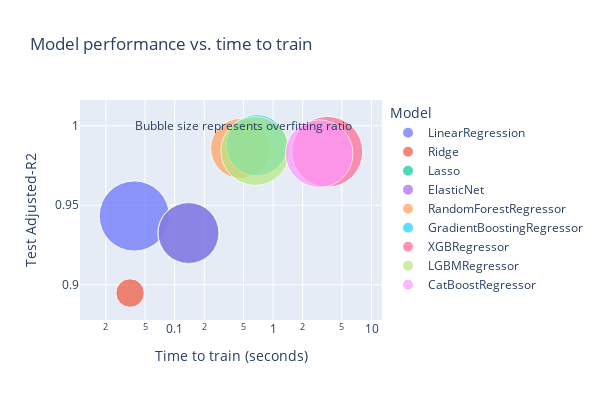

The notebook cell saved with this chart:
### Markdown cell above
##### Comparing the performance of the models

### Code cell
model_metrics['Overfitting Ratio'] = 1 - (model_metrics['R2_test'] / model_metrics['R2_train'])

fig = px.scatter(model_metrics, x="train_time", y="score_test", size="Overfitting Ratio", color="model_name",
                    hover_name="model_name", log_x=True, size_max=50,
                    width=600, height=400, title='Model performance vs. time to train')
fig.update_layout(
    xaxis_title="Time to train (seconds)",
    yaxis_title="Test Adjusted-R2",
    legend_title="Model"
)
fig.add_annotation(
    x=-0.3,
    y=1,
    text="Bubble size represents overfitting ratio",
    showarrow=False
)
fig.write_image("images/ModelPerf.png")
fig.show()

### Figure 1 — Plotly figure (JSON) as saved in the notebook; plotly's stock layout.template omitted (floating-point values rounded to 4 significant figures)
{"data": [{"hovertemplate": "<b>%{hovertext}</b><br><br>model_name=LinearRegression<br>train_time=%{x}<br>score_test=%{y}<br>Overfitting Ratio=%{marker.size}<extra></extra>", "hovertext": ["LinearRegression"], "legendgroup": "LinearRegression", "marker": {"color": "#636efa", "size": [0.01607], "sizemode": "area", "sizeref": 6.535e-06, "symbol": "circle"}, "mode": "markers", "name": "LinearRegression", "orientation": "v", "showlegend": true, "type": "scatter", "x": [0.0389], "xaxis": "x", "y": [0.9433], "yaxis": "y"}, {"hovertemplate": "<b>%{hovertext}</b><br><br>model_name=Ridge<br>train_time=%{x}<br>score_test=%{y}<br>Overfitting Ratio=%{marker.size}<extra></extra>", "hovertext": ["Ridge"], "legendgroup": "Ridge", "marker": {"color": "#EF553B", "size": [0.002661], "sizemode": "area", "sizeref": 6.535e-06, "symbol": "circle"}, "mode": "markers", "name": "Ridge", "orientation": "v", "showlegend": true, "type": "scatter", "x": [0.03523], "xaxis": "x", "y": [0.8948], "yaxis": "y"}, {"hovertemplate": "<b>%{hovertext}</b><br><br>model_name=Lasso<br>train_time=%{x}<br>score_test=%{y}<br>Overfitting Ratio=%{marker.size}<extra></extra>", "hovertext": ["Lasso"], "legendgroup": "Lasso", "marker": {"color": "#00cc96", "size": [0.01241], "sizemode": "area", "sizeref": 6.535e-06, "symbol": "circle"}, "mode": "markers", "name": "Lasso", "orientation": "v", "showlegend": true, "type": "scatter", "x": [0.1384], "xaxis": "x", "y": [0.9324], "yaxis": "y"}, {"hovertemplate": "<b>%{hovertext}</b><br><br>model_name=ElasticNet<br>train_time=%{x}<br>score_test=%{y}<br>Overfitting Ratio=%{marker.size}<extra></extra>", "hovertext": ["ElasticNet"], "legendgroup": "ElasticNet", "marker": {"color": "#ab63fa", "size": [0.01208], "sizemode": "area", "sizeref": 6.535e-06, "symbol": "circle"}, "mode": "markers", "name": "ElasticNet", "orientation": "v", "showlegend": true, "type": "scatter", "x": [0.1382], "xaxis": "x", "y": [0.9326], "yaxis": "y"}, {"hovertemplate": "<b>%{hovertext}</b><br><br>model_name=RandomForestRegressor<br>train_time=%{x}<br>score_test=%{y}<br>Overfitting Ratio=%{marker.size}<extra></extra>", "hovertext": ["RandomForestRegressor"], "legendgroup": "RandomForestRegressor", "marker": {"color": "#FFA15A", "size": [0.01186], "sizemode": "area", "sizeref": 6.535e-06, "symbol": "circle"}, "mode": "markers", "name": "RandomForestRegressor", "orientation": "v", "showlegend": true, "type": "scatter", "x": [0.469], "xaxis": "x", "y": [0.9857], "yaxis": "y"}, {"hovertemplate": "<b>%{hovertext}</b><br><br>model_name=GradientBoostingRegressor<br>train_time=%{x}<br>score_test=%{y}<br>Overfitting Ratio=%{marker.size}<extra></extra>", "hovertext": ["GradientBoostingRegressor"], "legendgroup": "GradientBoostingRegressor", "marker": {"color": "#19d3f3", "size": [0.01227], "sizemode": "area", "sizeref": 6.535e-06, "symbol": "circle"}, "mode": "markers", "name": "GradientBoostingRegressor", "orientation": "v", "showlegend": true, "type": "scatter", "x": [0.6808], "xaxis": "x", "y": [0.9877], "yaxis": "y"}, {"hovertemplate": "<b>%{hovertext}</b><br><br>model_name=XGBRegressor<br>train_time=%{x}<br>score_test=%{y}<br>Overfitting Ratio=%{marker.size}<extra></extra>", "hovertext": ["XGBRegressor"], "legendgroup": "XGBRegressor", "marker": {"color": "#FF6692", "size": [0.01634], "sizemode": "area", "sizeref": 6.535e-06, "symbol": "circle"}, "mode": "markers", "name": "XGBRegressor", "orientation": "v", "showlegend": true, "type": "scatter", "x": [3.559], "xaxis": "x", "y": [0.9836], "yaxis": "y"}, {"hovertemplate": "<b>%{hovertext}</b><br><br>model_name=LGBMRegressor<br>train_time=%{x}<br>score_test=%{y}<br>Overfitting Ratio=%{marker.size}<extra></extra>", "hovertext": ["LGBMRegressor"], "legendgroup": "LGBMRegressor", "marker": {"color": "#B6E880", "size": [0.01552], "sizemode": "area", "sizeref": 6.535e-06, "symbol": "circle"}, "mode": "markers", "name": "LGBMRegressor", "orientation": "v", "showlegend": true, "type": "scatter", "x": [0.6603], "xaxis": "x", "y": [0.9841], "yaxis": "y"}, {"hovertemplate": "<b>%{hovertext}</b><br><br>model_name=CatBoostRegressor<br>train_time=%{x}<br>score_test=%{y}<br>Overfitting Ratio=%{marker.size}<extra></extra>", "hovertext": ["CatBoostRegressor"], "legendgroup": "CatBoostRegressor", "marker": {"color": "#FF97FF", "size": [0.0149], "sizemode": "area", "sizeref": 6.535e-06, "symbol": "circle"}, "mode": "markers", "name": "CatBoostRegressor", "orientation": "v", "showlegend": true, "type": "scatter", "x": [2.938], "xaxis": "x", "y": [0.9824], "yaxis": "y"}], "layout": {"annotations": [{"showarrow": false, "text": "Bubble size represents overfitting ratio", "x": -0.3, "y": 1}], "height": 400, "legend": {"itemsizing": "constant", "title": {"text": "Model"}, "tracegroupgap": 0}, "title": {"text": "Model performance vs. time to train"}, "width": 600, "xaxis": {"anchor": "y", "domain": [0, 1], "title": {"text": "Time to train (seconds)"}, "type": "log"}, "yaxis": {"anchor": "x", "domain": [0, 1], "title": {"text": "Test Adjusted-R2"}}}}
